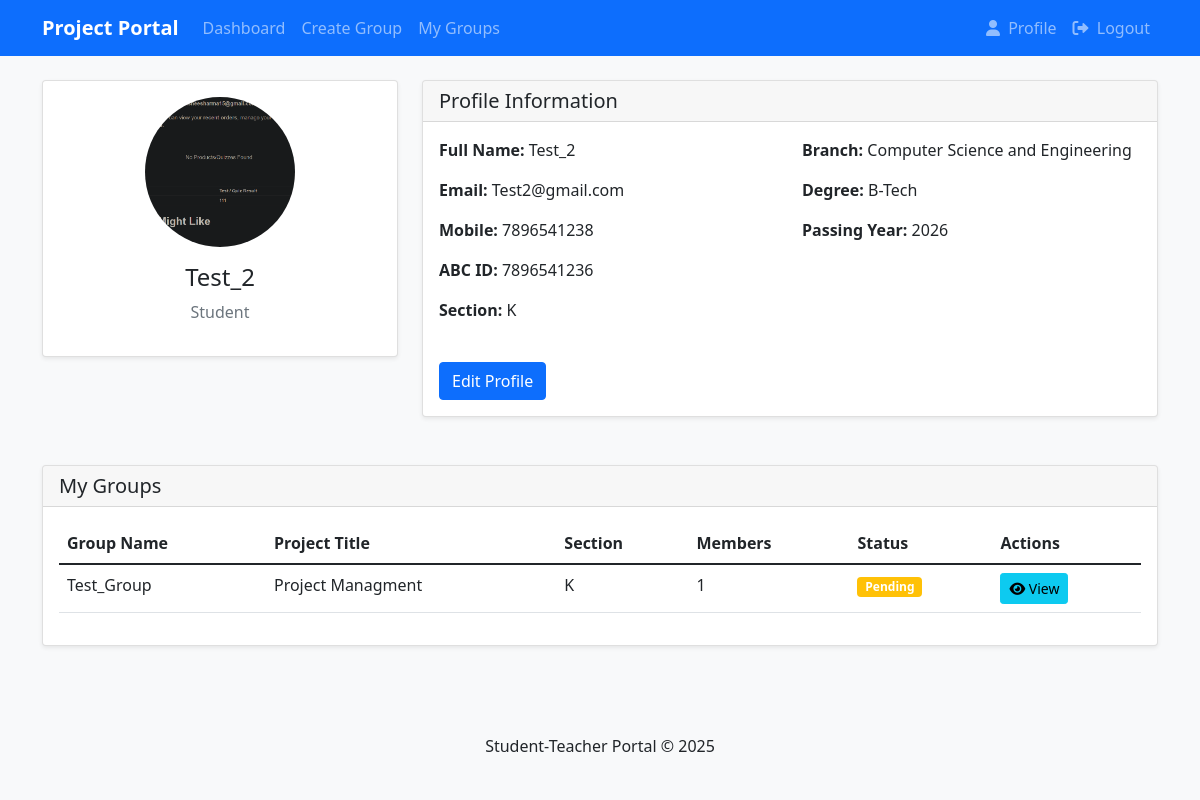
The app's page /profile/ (signed in) with its own data.
### accounts/models.py (models this page shows, shortened)
class StudentProfile(models.Model):
    user = models.OneToOneField(User, on_delete=models.CASCADE, primary_key=True)
    full_name = models.CharField(max_length=100)
    section = models.CharField(max_length=10)
    passing_year = models.IntegerField()
    branch = models.CharField(max_length=50)
    degree = models.CharField(max_length=50)
    mobile_no = models.CharField(max_length=15)
    email_id = models.EmailField()
    abc_id = models.CharField(max_length=20, unique=True)
    id_card_photo = models.ImageField(upload_to='id_cards/')

### projects/models.py (models this page shows, shortened)
class ProjectGroup(models.Model):
    name = models.CharField(max_length=100)
    section = models.CharField(max_length=10)
    project_title = models.CharField(max_length=200)
    problem_statement = models.TextField()
    project_explanation = models.TextField()
    created_at = models.DateTimeField(auto_now_add=True)
    is_approved = models.BooleanField(default=False)
    mentor = models.ForeignKey(TeacherProfile, on_delete=models.SET_NULL, null=True, blank=True)

### accounts/views.py (the view)
# urls.py: path('profile/', views.profile, name='profile'),
@login_required
def profile(request):
    try:
        if request.user.is_student:
            profile = StudentProfile.objects.get(user=request.user)
            groups = ProjectGroup.objects.filter(members__student=profile)
        elif request.user.is_teacher:
            profile = TeacherProfile.objects.get(user=request.user)
            groups = ProjectGroup.objects.filter(mentor=profile)
        else:
            profile = None
            groups = None
    except (StudentProfile.DoesNotExist, TeacherProfile.DoesNotExist):
        if request.user.is_student:
            return redirect('complete_student_profile')
        elif request.user.is_teacher:
            return redirect('complete_teacher_profile')
        else:
            return redirect('dashboard')
    return render(request, 'accounts/profile.html', {
        'profile': profile,
        'groups': groups
    })

### templates/accounts/profile.html (shortened to what this page needs)
{% extends 'base.html' %}
{% block content %}
<div class="row">
    <div class="col-md-4">
        <div class="card">
            <div class="card-body text-center">
                {% if user.is_student and profile.id_card_photo %}
                <img src="{{ profile.id_card_photo.url }}" alt="ID Photo" class="profile-img mb-3">
                {% else %}
                <div class="bg-secondary rounded-circle d-flex align-items-center justify-content-center mx-auto mb-3" style="width: 150px; height: 150px;">
                    <i class="fas fa-user fa-4x text-light"></i>
                </div>
                {% endif %}
                <h4>{{ profile.full_name }}</h4>
                <p class="text-muted">
                    {% if user.is_student %}Student{% elif user.is_teacher %}Teacher{% endif %}
                </p>
            </div>
        </div>
    </div>
    <div class="col-md-8">
        <div class="card">
            <div class="card-header">
                <h5 class="card-title mb-0">Profile Information</h5>
            </div>
            <div class="card-body">
                <div class="row">
                    <div class="col-md-6">
                        <p><strong>Full Name:</strong> {{ profile.full_name }}</p>
                        <p><strong>Email:</strong> {{ profile.email_id }}</p>
                        <p><strong>Mobile:</strong> {{ profile.mobile_no }}</p>
                        {% if user.is_student %}
                        <p><strong>ABC ID:</strong> {{ profile.abc_id }}</p>
                        <p><strong>Section:</strong> {{ profile.section }}</p>
                        {% endif %}
                    </div>
                    <div class="col-md-6">
                        {% if user.is_student %}
                        <p><strong>Branch:</strong> {{ profile.branch }}</p>
                        <p><strong>Degree:</strong> {{ profile.degree }}</p>
                        <p><strong>Passing Year:</strong> {{ profile.passing_year }}</p>
                        {% else %}
                        <p><strong>Department:</strong> {{ profile.department }}</p>
                        {% endif %}
                    </div>
                </div>
                <div class="mt-4">
                    <a href="#" class="btn btn-primary">Edit Profile</a>
                </div>
            </div>
        </div>
    </div>
</div>
{% if user.is_student %}
<div class="row mt-4">
    <div class="col-md-12">
        <div class="card">
            <div class="card-header">
                <h5 class="card-title mb-0">My Groups</h5>
            </div>
            <div class="card-body">
                {% if groups %}
                <div class="table-responsive">
                    <table class="table table-hover">
                        <thead>
                            <tr>
                                <th>Group Name</th>
                                <th>Project Title</th>
                                <th>Section</th>
                                <th>Members</th>
                                <th>Status</th>
                                <th>Actions</th>
                            </tr>
                        </thead>
                        <tbody>
                            {% for group in groups %}
                            <tr>
                                <td>{{ group.name }}</td>
                                <td>{{ group.project_title }}</td>
                                <td>{{ group.section }}</td>
                                <td>{{ group.members.count }}</td>
                                <td>
                                    {% if group.is_approved %}
                                    <span class="badge bg-success">Approved</span>
                                    {% else %}
                                    <span class="badge bg-warning">Pending</span>
                                    {% endif %}
                                </td>
                                <td>
                                    <a href="{% url 'group_detail' group.id %}" class="btn btn-sm btn-info">
                                        <i class="fas fa-eye"></i> View
                                    </a>
                                </td>
                            </tr>
                            {% endfor %}
                        </tbody>
                    </table>
                </div>
                {% else %}
                <p class="text-muted">You are not part of any group yet.</p>
                <a href="{% url 'create_group' %}" class="btn btn-primary">Create Your First Group</a>
                {% endif %}
            </div>
        </div>
    </div>
</div>
{% endif %}
{% endblock %}

### templates/base.html (style rules this page uses)
body { background-color: #f8f9fa; }
.card { box-shadow: 0 0.125rem 0.25rem rgba(0, 0, 0, 0.075); margin-bottom: 1.5rem; }
.table th { border-top: none; }
.profile-img { width: 150px; height: 150px; object-fit: cover; border-radius: 50%; }

### records on screen
StudentProfile: id_card_photo (picture), full_name "Test_2", email_id "Test2@gmail.com", mobile_no "7896541238", abc_id "7896541236", section "K", branch "Computer Science and Engineering", degree "B-Tech", passing_year "2026"
ProjectGroup: name "Test_Group", project_title "Project Managment", section "K", members.count "1", is_approved "Pending"
